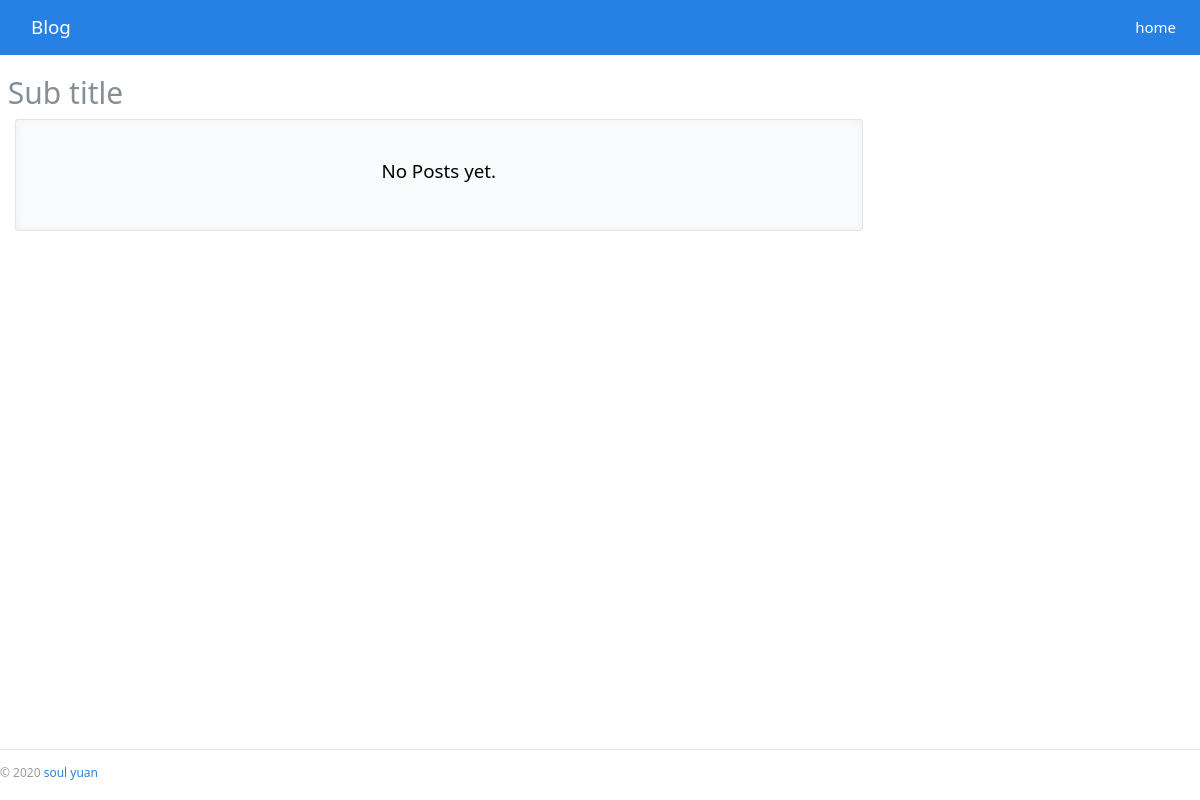
/, run on an earlier commit of the app's database.
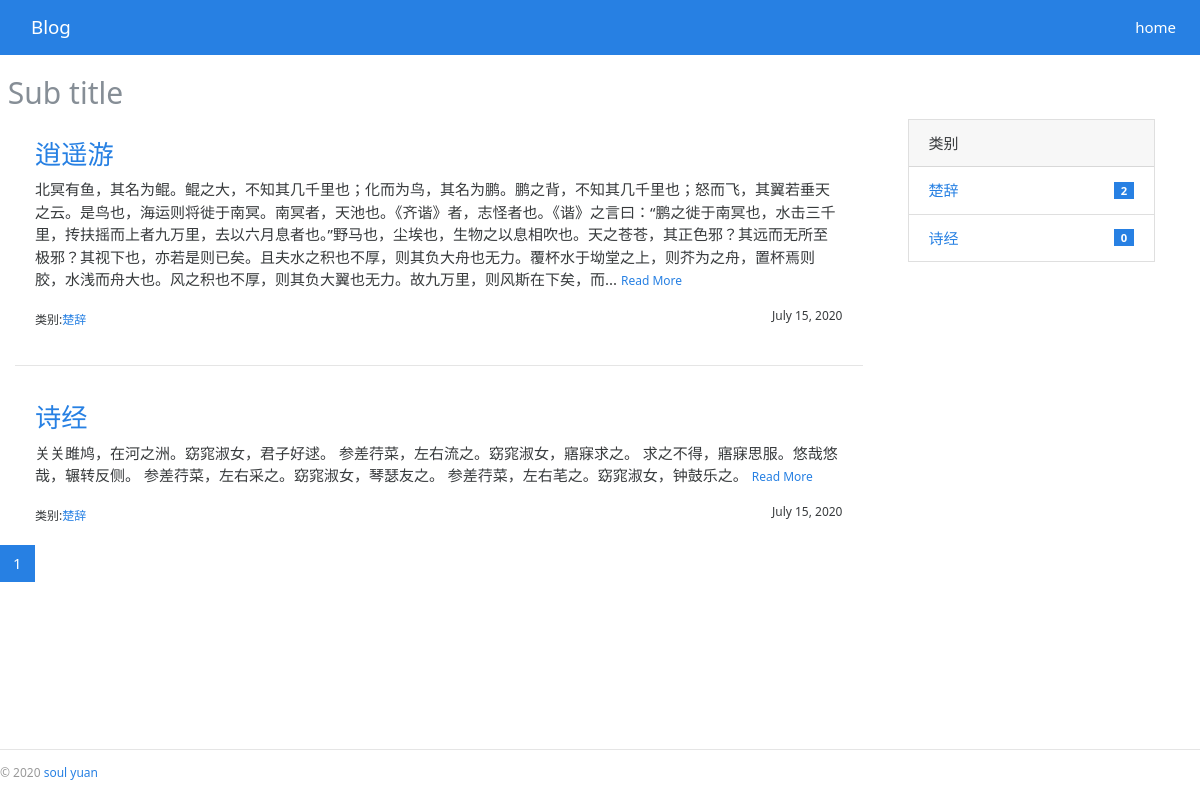
And on a later commit of the database.
### blog/models.py (models this page shows, shortened)
class User(db.Model):
    id = db.Column(db.Integer, primary_key=True)
    username = db.Column(db.String(20), unique=True)
    password_hash = db.Column(db.String(128))
    blog_title = db.Column(db.String(60))
    blog_sub_title = db.Column(db.String(100))
    name = db.Column(db.String(30))
    about = db.Column(db.Text)

class Post(db.Model):
    id = db.Column(db.Integer, primary_key=True)
    title = db.Column(db.String(60))
    body = db.Column(db.Text)
    timestamp = db.Column(db.DateTime, default=datetime.utcnow(), index=True)
    can_comment = db.Column(db.Boolean, default=True)
    category_id = db.Column(db.Integer, db.ForeignKey("category.id"))
    category = db.relationship("Category", back_populates="posts")
    comments = db.relationship("Comment", back_populates="post", cascade="all, delete-orphan")

class Category(db.Model):
    id = db.Column(db.Integer, primary_key=True)
    name = db.Column(db.String(30))
    posts = db.relationship("Post", back_populates="category")

### blog/blueprints/blog.py (the view)
@blog_bp.route("/")
def index():
    page = request.args.get("page", 1, type=int)
    per_page = current_app.config['BLOG_POST_PER_PAGE']
    pagination = Post.query.order_by(Post.timestamp.desc()).paginate(page, per_page=per_page)
    return render_template("blog/index.html", posts=pagination.items, pagination=pagination)

### blog/__init__.py (called while the page is built)
def register_template_context(app):
    @app.context_processor
    def make_template_context():
        user = User.query.first()
        categories = Category.query.order_by(Category.name).all()
        return dict(
            user=user, categories=categories,
        )

### blog/templates/blog/index.html (shortened to what this page needs)
{% extends "base.html" %}
{% from "bootstrap/pagination.html" import render_pager %}
{% from "macros.html" import page_pagination %}
{% block content %}
    <div>
        <h2 class="text-muted">&nbsp;{{user.blog_sub_title|default("subTitle")}}</h2>
    </div>
    <div class="col-sm row">
        <div class="col-sm-9 page-item">
            {% include "blog/_posts.html" %}
        </div>
        <div class="col-sm-3 sidebar">
            {% include "blog/_sidebar.html" %}
        </div>
    </div>
    {% if posts %}
        {{page_pagination(pagination)}}
    {% endif %}
{% endblock %}

### blog/templates/base.html (shortened to what this page needs)
<!DOCTYPE html>
<html style="height: 100%">
    <head>
        {% block head %}
        <link rel="stylesheet" href="{{url_for('static', filename='css/%s.min.css' % request.cookies.get('theme', 'perfect_blue'))}}" type="text/css">
        <link rel="stylesheet" href="{{url_for('static', filename='css/style.css')}}" type="text/css">
        {% endblock head%}
        {% from "macros.html" import nav_link %}
    </head>
    <body style="min-height:100%; position:relative;">
        {% block nav %}
        <nav class="navbar navbar-expand-lg navbar-dark bg-primary">
            <div class="container">
                <a class="navbar-brand" href="/">{{user.blog_title}}</a>
            </div>
            <div class="collapse navbar-collapse" id="blogTabs">
                <ul class="navbar-nav mr-auto">
                    {{nav_link('blog.index', 'home')}}
                </ul>
            </div>
        </nav>
    {% endblock nav %}
    <main style="padding-bottom: 60px">
        {% block content %}
        {% endblock %}
    </main>
    <footer style="position: absolute; width: 100%; height: 10px; bottom: 0px;">
        {% block footer %}
            <small> &copy; 2020 <a href="https://github.com/soulYuan" title="Written by soulYuan">soul yuan</a></small>
        {% endblock %}
    </footer>
    </body>
</html>

### blog/templates/macros.html
{% macro nav_link(endpoint, text) %}
<li class="nav-item {% if request.endpoint and request.endpoint == endpoint %}active{% endif %}">
    <a class="nav-link" href="{{ url_for(endpoint, **kwargs) }}">
        {{text}}
    </a>
</li>
{% endmacro %}
{% macro page_pagination(pagination) %}
    <div class="pagination">
        {% for page in pagination.iter_pages(right_current=5) %}
            {% if page != pagination.page and page != None%}
                <div class="page-item">
                    <a class="page-link" href="{{url_for('blog.index', page=page)}}">{{page}}</a>
                </div>
            {% elif page != None%}
                <div class="page-item active"><a class="page-link" href="{{url_for('blog.index', page=page)}}">{{page}}</a></div>
            {% else %}
                <div class="page-item"><a class="page-link">...</a></div>
            {% endif %}
        {% endfor %}
    </div>
{% endmacro %}

### blog/templates/blog/_posts.html
{% block content %}
    {% if posts %}
        {% for post in posts %}
            <div class="card-body">
                <h3 class="text-primary"><a href="{{url_for('.show_post', post_id=post.id)}}">{{post.title}}</a></h3>
                <p>
                    {{post.body|striptags|truncate}}
                    <small><a href="{{url_for('.show_post', post_id=post.id)}}">Read More</a></small>
                </p>
                <small>
                    类别:<a href="{{url_for('.show_category', category_id=post.category.id)}}">{{post.category.name}}</a>
                    <span class="float-right">{{moment(post.timestamp).format('LL')}}</span>
                </small>
            </div>
            {% if not loop.last %}
                <hr>
            {% endif %}
        {% endfor %}
    {% else %}
        <div class="tip">
            <h5>No Posts yet.</h5>
        </div>
    {% endif %}
{% endblock %}

### blog/templates/blog/_sidebar.html
{% if categories %}
    <div class="card mb-3">
        <div class="card-header">类别</div>
        <ul class="list-group list-group-flush">
            {% for category in categories %}
                <li class="list-group-item  list-group-item-action d-flex justify-content-between align-items-center">
                    <a href="{{ url_for('blog.show_category', category_id=category.id) }}">
                        {{ category.name }}
                    </a>
                    <span class="badge badge-primary badge-pill"> {{ category.posts|length }}</span>
                </li>
            {% endfor %}
        </ul>
    </div>
{% endif %}

### blog/static/css/style.css (style rules this page uses)
nav { margin-bottom: 20px; }
.sidebar { padding-left: 30px; }
footer { margin-top: 30px; padding: 10px 0 40px; color: #999; border-top: 1px solid #e5e5e5; }

What changed in the data, as far as the page shows it:
added Post: title "逍遥游", body "北冥有鱼，其名为鲲。鲲之大，不知其几千里也；化而为鸟，其名为鹏。鹏之背，不知其几千里也；怒而飞，其翼若垂天之云。是鸟也，海运则将徙于南冥。南冥者，天池也。《齐谐》者，志怪者也。《谐》之言曰：“鹏之徙于南冥也，水击三千里，抟扶摇而上者九万里，去以六月息者也。”野马也，尘埃也，生物之以息相吹也。天之苍苍，其正色邪？其远而无所至极邪？其视下也，亦若是则已矣。且夫水之积也不厚，则其负大舟也无力。覆杯水于坳堂之上，则芥为之舟，置杯焉则胶，水浅而舟大也。风之积也不厚，则其负大翼也无力。故九万里，则风斯在下矣，而...", category.name "楚辞", timestamp "July 15, 2020"
added Post: title "诗经", body "关关雎鸠，在河之洲。窈窕淑女，君子好逑。 参差荇菜，左右流之。窈窕淑女，寤寐求之。 求之不得，寤寐思服。悠哉悠哉，辗转反侧。 参差荇菜，左右采之。窈窕淑女，琴瑟友之。 参差荇菜，左右芼之。窈窕淑女，钟鼓乐之。", category.name "楚辞", timestamp "July 15, 2020"
added Category: name "楚辞", posts|length "2"
added Category: name "诗经", posts|length "0"
Also different on the page:
text no longer shown: "No Posts yet."
text now shown: "类别"
new list line: "1"
